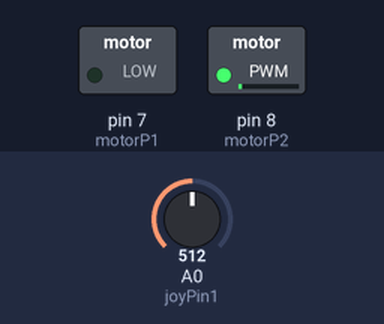
A sketch run on a simulated Arduino Uno, built with avr-gcc and run on an emulated ATmega328P. Shown: switched loads named in the sketch (green lamp = pin HIGH). The test bench sets the inputs (shaded band); at power-on: A0 (joyPin1) = 512.

Above: at 1.2 s.
1.3 s: A0 (joyPin1) set to 489
At 2.5 s:
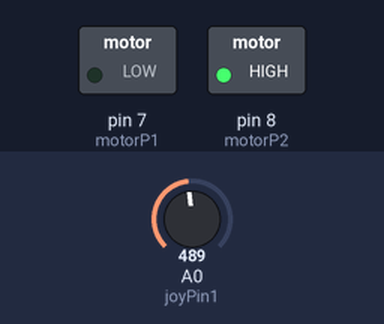
2.8 s: A0 (joyPin1) set to 510
At 4.0 s:
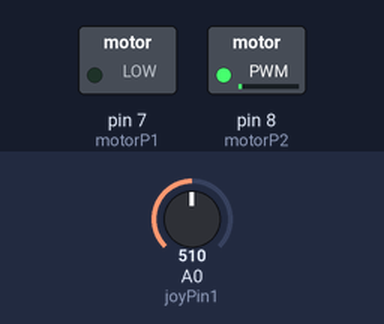
4.3 s: A0 (joyPin1) set to 716
At 4.8 s:
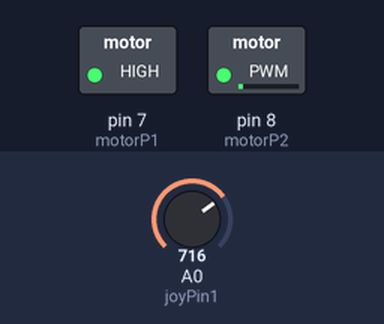
Timing chart, 0 to 7.3 s (numbered marks = the images above; inputs shaded):
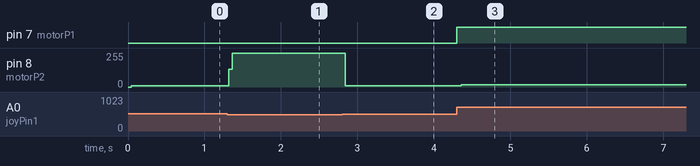

Measured:
- the behaviour switches between 501 and 500 on A0 (joyPin1) (found by bisection; images 0 and 1)
- after the input at 1.3 s, pin 8 (motorP2): 8/255 → 255/255 at once
- after the input at 2.8 s, pin 8 (motorP2): 255/255 → 8/255 at once
- after the input at 4.3 s, pin 7 (motorP1): LOW → HIGH at once; pin 8 (motorP2): 8/255 → 17/255 after 0.06 s

The sketch:

joy.ino
```cpp
int joyPin1 = 0;                 // slider variable connecetd to analog pin 0
int joyPin2 = 1;                 // slider variable connecetd to analog pin 1

int motorP1 = 7;
int motorP2 = 8;


void setup() {
  // put your setup code here, to run once:
  Serial.begin(9600);
  pinMode(joyPin1, INPUT);

  pinMode(motorP1, OUTPUT); // Declare the output for one polarity of the motor driver


  pinMode(motorP2, OUTPUT); // Declare the output for one polarity of the motor driver


}

void loop() {
 int value1;
 //int value2;
 // reads the value of the variable resistor
  value1 = analogRead(joyPin1);


  motorMovement(value1,motorP1, motorP2);


  // this small pause is needed between reading
  // analog pins, otherwise we get the same value twice
  //delay(100);


  //value2 = analogRead(joyPin2);

 // add code for the moving up and down
}


  void motorMovement(int val, int motorPin1, int motorPin2){

    digitalWrite(8, HIGH);
    if(val > 500 && val < 515){// this code ramps it down
        digitalWrite(motorPin2, LOW);
        digitalWrite(motorPin1, LOW);

    }

    if(val < 500){//adds forward momentum

      digitalWrite(motorPin2, HIGH);
      digitalWrite(motorPin1, LOW);


    }
    else if(val > 515){//adds backword momentum

      digitalWrite(motorPin1, HIGH);
      digitalWrite(motorPin2, LOW);


    }


}
```
